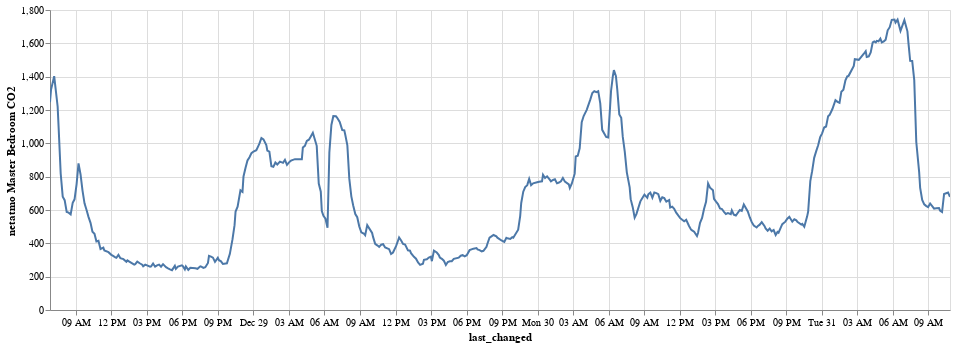

The cell this chart's notebook holds for it:
### Code cell
alt.Chart(data).mark_line().encode(
    x='last_changed',
    y=alt.Y('state', title=data.iloc[0]['friendly_name']),
  #  color='entity_name',
    tooltip=['entity_name', 'state', 'last_changed']
).properties(
    width=900,
    height=300
).interactive()

### Figure 1 — Vega-Lite specification as saved in the notebook (floating-point values rounded to 4 significant figures; data arrays with more than 128 entries replaced by an {"elided": "..."} marker saying what was removed)
{"$schema": "https://vega.github.io/schema/vega-lite/v3.4.0.json", "config": {"mark": {"tooltip": null}, "view": {"height": 300, "width": 400}}, "data": {"name": "data-a156600c82998abd38a3970b58bb303b"}, "datasets": {"data-a156600c82998abd38a3970b58bb303b": {"elided": "423 records"}}, "encoding": {"tooltip": [{"field": "entity_name", "type": "nominal"}, {"field": "state", "type": "quantitative"}, {"field": "last_changed", "type": "temporal"}], "x": {"field": "last_changed", "type": "temporal"}, "y": {"field": "state", "title": "netatmo Master Bedroom CO2", "type": "quantitative"}}, "height": 300, "mark": "line", "selection": {"selector001": {"bind": "scales", "encodings": ["x", "y"], "type": "interval"}}, "width": 900}
